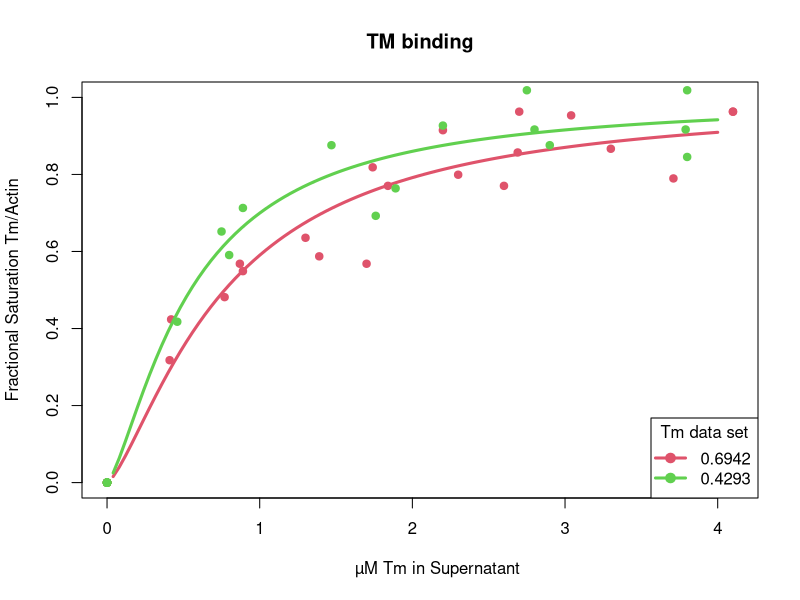

Write R code to recreate this figure.
h <- 1.4
fo <- y ~ sat * x ^ h / (k + x ^ h) #Y = Bmax  x [Tm]h/(Kdh + [Tm]h)

df0   <- read.csv(file = "TM1.txt", header = TRUE,  
sep = "\t", stringsAsFactors = FALSE)
df1 <- data.frame(x = df0[, 2], y = df0[, 1])

fm <- nls(fo, data = df1, start = list(k = 1, sat = 1))
fm1 <- fm



df0   <- read.csv(file = "TM2.txt", header = TRUE,
sep = "\t",  stringsAsFactors = FALSE)
df2 <- data.frame(x = df0[, 2], y = df0[, 1])

fm <- nls(fo, data = df2, start = list(k = 1, sat = 1))
fm2 <- fm




km1 <- summary(fm1)$parameters[1]
km2 <- summary(fm2)$parameters[1]

sat1 <- summary(fm1)$parameters[2]
sat2 <- summary(fm2)$parameters[2]


summary(fm1)
summary(fm2)

x_axis <- (1:100) * 4.0 * 0.01

plot(df1$x, df1$y / sat1, pch = 19, col = 2, ylim = c(0, 1), 
xlab = '	µM Tm in Supernatant ', 
ylab = 'Fractional Saturation Tm/Actin',
main = 'TM binding'
)
lines(x_axis, predict(fm1, newdata = list(x = x_axis)) / sat1, col = 2, lwd = 3)

lines(x_axis, predict(fm2, newdata = list(x = x_axis)) / sat2, col = 3, lwd = 3)
points(df2$x, df2$y / sat2, pch = 19, col = 3)

txt1 <- formatC(km1, digits = 4, format = "f")
txt2 <- formatC(km2, digits = 4, format = "f")
legend("bottomright",
legend = c(txt1, txt2), col = c(2, 3), pch = 19, lwd = 3,
title = "Tm data set")
